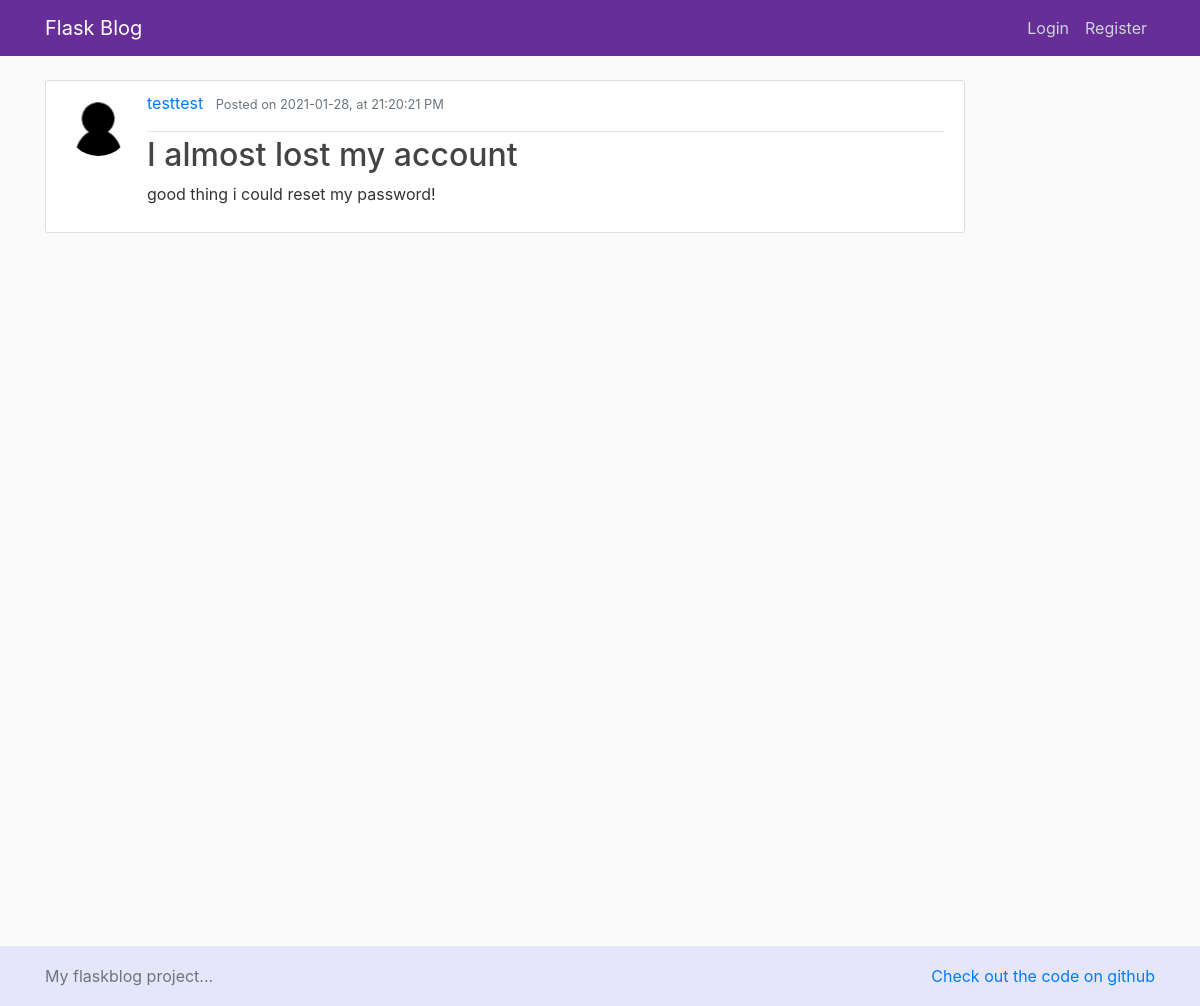
Page /post/9 on the committed database.
### flaskblog/models.py (models this page shows, shortened)
class User(db.Model, UserMixin):
    id = db.Column(db.Integer, primary_key=True)
    username = db.Column(db.String(20), unique=True, nullable=False)
    email = db.Column(db.String(120), unique=True, nullable=False)
    image_file = db.Column(db.String(20), nullable=False, default='default.jpg')
    password = db.Column(db.String(60), nullable=False)
    posts = db.relationship('Post', backref='author', lazy=True)

class Post(db.Model):
    id = db.Column(db.Integer, primary_key=True)
    title = db.Column(db.String(100), nullable=False)
    date_posted = db.Column(db.DateTime, nullable=False, default=datetime.utcnow)
    content = db.Column(db.Text, nullable=False)
    user_id = db.Column(db.Integer, db.ForeignKey('user.id'), nullable=False)

### flaskblog/posts/routes.py (the view)
@posts.route("/post/<int:post_id>")
def post(post_id):
    post = Post.query.get_or_404(post_id)
    return render_template('post.html', title=post.title, post=post)

### flaskblog/templates/post.html (shortened to what this page needs)
{% extends "layout.html" %}
{% block content %}
        <article class="media content-section">
          <img class="rounded-circle article-img" src="{{ url_for('static', filename='pics/' + post.author.image_file) }}">
          <div class="media-body">
            <div class="article-metadata" style="height:41px">
              <a class="mr-2" href="#">{{ post.author.username }}</a>
              <small class="text-muted">Posted on {{ post.date_posted.strftime('%Y-%m-%d, at %H:%M:%S %p') }}</small>
            </div>
            <h2>{{ post.title }}</h2>
            <p class="article-content">{{ post.content }}</p>
          </div>
        </article>
{% endblock content %}

### flaskblog/static/main.css (style rules this page uses)
body { background: #fafafa; color: #333333; margin-top: 5rem; }
h1, h2, h3, h4, h5, h6 { color: #444444; }
.content-section { background: #ffffff; padding: 10px 20px; border: 1px solid #dddddd; border-radius: 3px; margin-bottom: 20px; }
.article-content { white-space: pre-line; }
.article-img { height: 65px; width: 65px; margin-right: 16px; }
.article-metadata { padding-bottom: 1px; margin-bottom: 4px; border-bottom: 1px solid #e3e3e3 }

### rows in the picture
User: image_file (placeholder picture), author.username "testtest"
Post: date_posted "2021-01-28, at 21:20:21 PM", title "I almost lost my account", content "good thing i could reset my password!"
